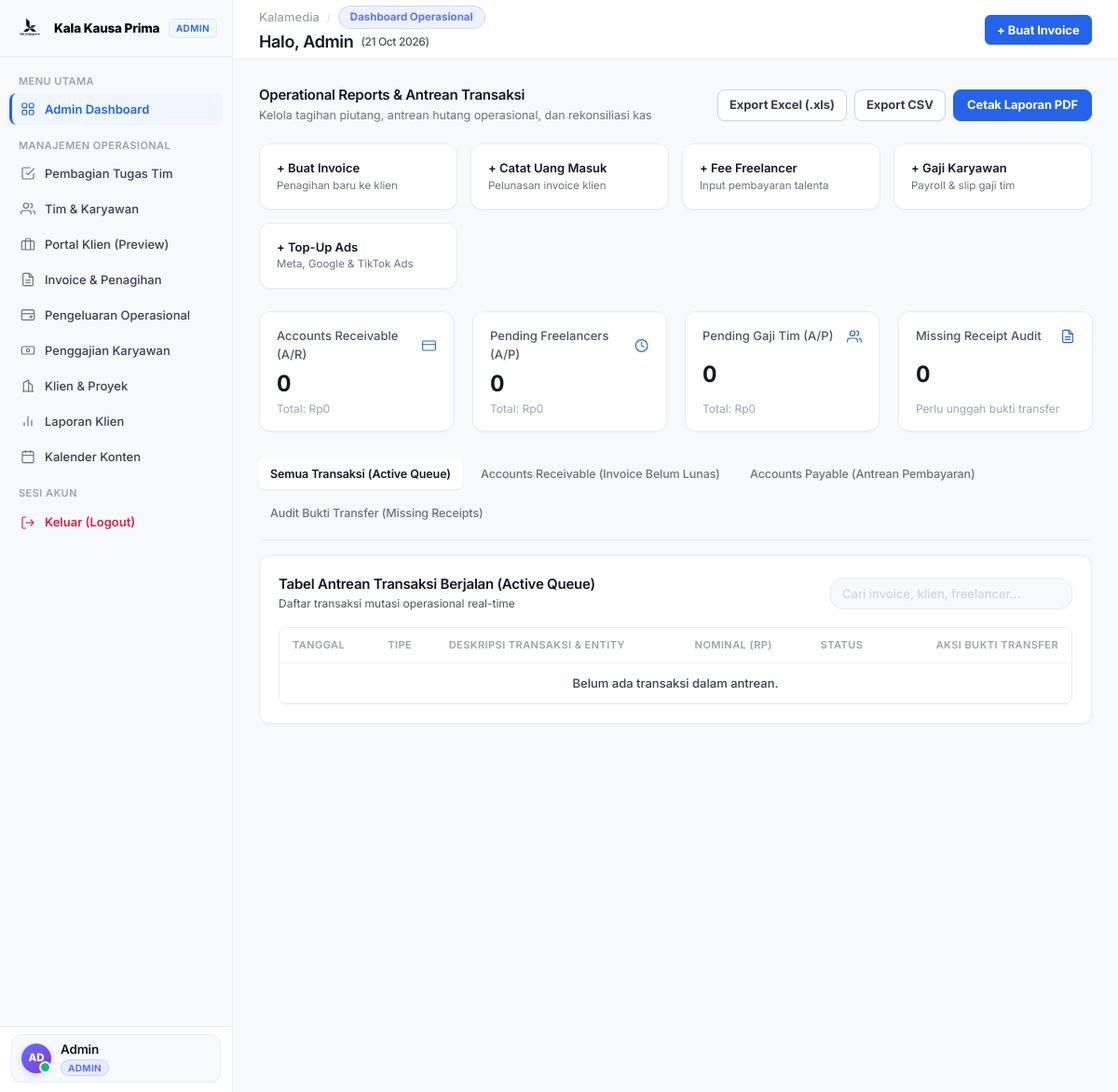
The page /admin-dashboard?_u=u_2 (signed in) on the database as committed earlier.
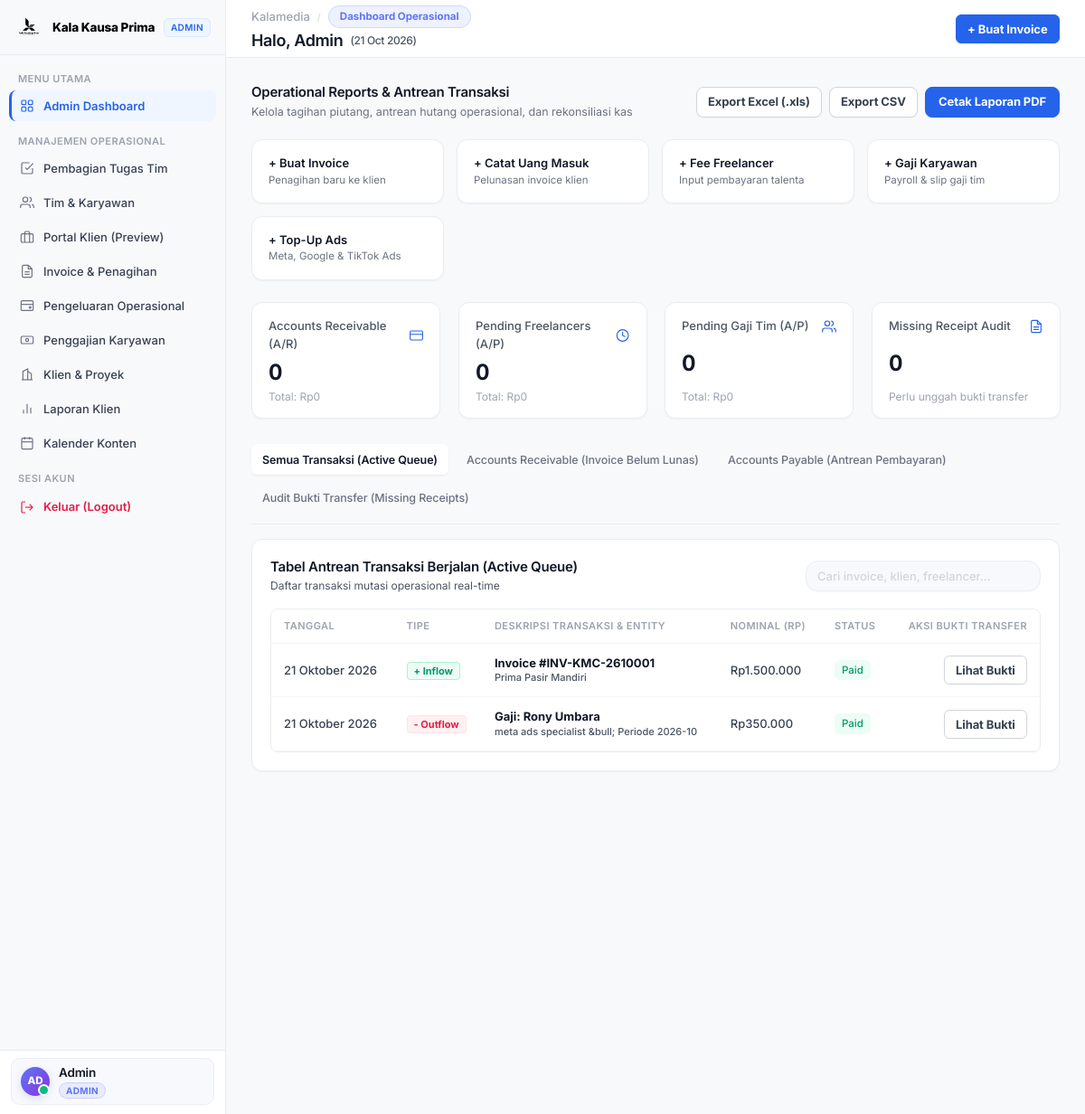
The same page on the database as committed later.
### tables this page shows
CREATE TABLE invoices (
                id INTEGER PRIMARY KEY AUTOINCREMENT,
                invoice_number VARCHAR(50) UNIQUE NOT NULL,
                client_id INTEGER NOT NULL,
                project_id INTEGER DEFAULT NULL,
                issue_date DATE NOT NULL,
                due_date DATE NOT NULL,
                subtotal DECIMAL(15,2) NOT NULL DEFAULT 0,
                discount_percent DECIMAL(5,2) DEFAULT 0,
                discount_amount DECIMAL(15,2) DEFAULT 0,
                tax_percent DECIMAL(5,2) DEFAULT 0,
                tax_amount DECIMAL(15,2) DEFAULT 0,
                total_amount DECIMAL(15,2) NOT NULL DEFAULT 0,
                status VARCHAR(20) DEFAULT 'Draft', -- 'Draft', 'Sent', 'Paid', 'Overdue'
                paid_at DATETIME DEFAULT NULL,
                payment_method VARCHAR(50) DEFAULT NULL,
                receipt_file VARCHAR(255) DEFAULT NULL,
                notes TEXT DEFAULT NULL,
                created_at DATETIME DEFAULT CURRENT_TIMESTAMP, is_deleted INTEGER DEFAULT 0,
                FOREIGN KEY (client_id) REFERENCES clients(id) ON DELETE CASCADE,
                FOREIGN KEY (project_id) REFERENCES projects(id) ON DELETE SET NULL
            );

CREATE TABLE clients (
                id INTEGER PRIMARY KEY AUTOINCREMENT,
                name VARCHAR(150) NOT NULL,
                company VARCHAR(150) NOT NULL,
                email VARCHAR(150) NOT NULL,
                phone VARCHAR(50) NOT NULL,
                address TEXT DEFAULT NULL,
                created_at DATETIME DEFAULT CURRENT_TIMESTAMP
            , logo VARCHAR(255) DEFAULT NULL, is_deleted INTEGER DEFAULT 0, company_name VARCHAR(150) DEFAULT NULL, pic_name VARCHAR(150) DEFAULT NULL, package_name VARCHAR(100) DEFAULT 'Social Media & Performance Ads', status VARCHAR(30) DEFAULT 'Active', service_type VARCHAR(200) DEFAULT 'Kelola Sosmed', contract_start_date DATE DEFAULT NULL, contract_end_date DATE DEFAULT NULL, contract_status VARCHAR(30) DEFAULT 'active');

CREATE TABLE salaries (
                id INTEGER PRIMARY KEY AUTOINCREMENT,
                employee_id INTEGER DEFAULT NULL,
                employee_name VARCHAR(150) NOT NULL,
                employee_position VARCHAR(100) DEFAULT NULL,
                bank_name VARCHAR(100) DEFAULT 'BCA',
                bank_account VARCHAR(100) DEFAULT NULL,
                month_period VARCHAR(20) NOT NULL, -- e.g. '2026-08' or 'Agustus 2026'
                base_salary DECIMAL(15,2) NOT NULL DEFAULT 0,
                allowance DECIMAL(15,2) NOT NULL DEFAULT 0, -- Tunjangan, Bonus, Lembur
                deduction DECIMAL(15,2) NOT NULL DEFAULT 0, -- Potongan, BPJS, PPh21, Kasbon
                net_salary DECIMAL(15,2) NOT NULL DEFAULT 0, -- Take-Home Pay (base + allowance - deduction)
                payment_date DATE NOT NULL,
                status VARCHAR(20) DEFAULT 'Pending', -- 'Pending', 'Paid'
                paid_at DATETIME DEFAULT NULL,
                receipt_file VARCHAR(255) DEFAULT NULL,
                notes TEXT DEFAULT NULL,
                created_at DATETIME DEFAULT CURRENT_TIMESTAMP, is_deleted INTEGER DEFAULT 0,
                FOREIGN KEY (employee_id) REFERENCES employees(id) ON DELETE SET NULL
            );

### config/app.php (called while the page is built, shortened)
<?php
function format_rupiah($number, $with_prefix = true) {
    $val = number_format(floatval($number), 0, ',', '.');
    return $with_prefix ? 'Rp' . $val : $val;
}
function format_date($date_str, $with_time = false) {
    $timestamp = strtotime($date_str);
    $months = [
        1 => 'Januari', 2 => 'Februari', 3 => 'Maret', 4 => 'April',
        5 => 'Mei', 6 => 'Juni', 7 => 'Juli', 8 => 'Agustus',
        9 => 'September', 10 => 'Oktober', 11 => 'November', 12 => 'Desember'
    ];
    $d = date('d', $timestamp);
    $m = $months[(int)date('m', $timestamp)];
    $y = date('Y', $timestamp);
    return "$d $m $y";
}

### views/admin_dashboard.php (shortened to what the rows shown need)
<?php
$db = Database::getConnection();
$transactions = [];
$invoices = $db->query("
    SELECT i.id, i.invoice_number, i.total_amount, i.status, i.issue_date, i.due_date, i.receipt_file,
           c.company as client_company, 'Inflow (Invoice)' as trans_type, 'invoice' as target_type
    FROM invoices i
    JOIN clients c ON i.client_id = c.id
    WHERE COALESCE(i.is_deleted, 0) = 0
    ORDER BY i.id DESC LIMIT 15
")->fetchAll();
foreach ($invoices as $inv) {
    $transactions[] = [
        'id' => $inv['id'],
        'target_type' => 'invoice',
        'trans_type' => 'Inflow',
        'date' => $inv['issue_date'],
        'due_date' => $inv['due_date'],
        'title' => "Invoice #" . $inv['invoice_number'],
        'subtitle' => $inv['client_company'],
        'amount' => floatval($inv['total_amount']),
        'status' => $inv['status'],
        'receipt_file' => $inv['receipt_file']
    ];
}
$sals = $db->query("
    SELECT s.id, s.employee_name, s.employee_position, s.net_salary, s.status, s.payment_date as trans_date, s.receipt_file, s.month_period, s.bank_name, s.bank_account,
           'Outflow (Gaji Karyawan)' as trans_type, 'salary' as target_type
    FROM salaries s
    WHERE COALESCE(s.is_deleted, 0) = 0
    ORDER BY s.id DESC LIMIT 15
")->fetchAll();
foreach ($sals as $sal) {
    $transactions[] = [
        'id' => $sal['id'],
        'target_type' => 'salary',
        'trans_type' => 'Outflow',
        'date' => $sal['trans_date'],
        'title' => "Gaji: " . $sal['employee_name'],
        'subtitle' => ($sal['employee_position'] ?: 'Karyawan') . " &bull; Periode " . $sal['month_period'],
        'bank_info' => ($sal['bank_name'] ? $sal['bank_name'] . " - " . $sal['bank_account'] : ""),
        'amount' => floatval($sal['net_salary']),
        'status' => $sal['status'],
        'receipt_file' => $sal['receipt_file']
    ];
}
usort($transactions, function ($a, $b) {
    return strcmp($b['date'], $a['date']);
});
?>
<!DOCTYPE html>
<html lang="id">
<head>
  <link rel="stylesheet" href="assets/css/style.css?v=saas-linear-1.0">
</head>
<body>
  <div class="app-container">
    <main class="main-wrapper">
      <?php require_once BASE_PATH . '/includes/header.php'; ?>
      <div class="content-body">
        <div style="display: flex; justify-content: space-between; align-items: center; margin-bottom: 20px; flex-wrap: wrap; gap: 12px;">
          <div>
            <h2 style="font-size: 18px; font-weight: 600; color: #111827; margin: 0; letter-spacing: -0.02em;">Operational Reports & Antrean Transaksi</h2>
          </div>
        </div>
        <div class="glass-panel">
          <div id="section-tab-all" class="table-responsive">
            <table class="table-custom" id="queue-table">
              <thead>
                <tr>
                  <th>Tanggal</th>
                  <th>Tipe</th>
                  <th>Deskripsi Transaksi & Entity</th>
                  <th>Nominal (Rp)</th>
                  <th>Status</th>
                  <th style="text-align: right;">Aksi Bukti Transfer</th>
                </tr>
              </thead>
              <tbody>
                <?php if (empty($transactions)): ?>
                  <tr><td colspan="6" style="text-align: center; color: var(--text-muted); padding: 24px;">Belum ada transaksi dalam antrean.</td></tr>
                <?php else: ?>
                  <?php foreach ($transactions as $t): ?>
                    <tr>
                      <td style="color: var(--text-secondary);"><?= format_date($t['date']) ?></td>
                      <td>
                        <span class="badge-type-<?= $t['trans_type'] === 'Inflow' ? 'in' : 'out' ?>">
                          <?= $t['trans_type'] === 'Inflow' ? '+ Inflow' : '- Outflow' ?>
                        </span>
                      </td>
                      <td>
                        <div style="font-weight: 700; color: #101828;"><?= htmlspecialchars($t['title']) ?></div>
                        <div style="font-size: 11px; color: var(--text-secondary);"><?= htmlspecialchars($t['subtitle']) ?></div>
                      </td>
                      <td style="font-weight: 700; color: <?= $t['trans_type'] === 'Inflow' ? 'var(--success-text)' : 'var(--danger-text)' ?>;">
                        <?= format_rupiah($t['amount']) ?>
                      </td>
                      <td>
                        <span class="badge-status badge-<?= strtolower($t['status']) ?>">
                          <?= $t['status'] ?>
                        </span>
                      </td>
                      <td style="text-align: right;">
                        <?php if (!empty($t['receipt_file'])): ?>
                          <button type="button" class="btn btn-secondary btn-sm" onclick="viewReceiptImage('<?= UPLOAD_URL . '/' . htmlspecialchars($t['receipt_file']) ?>', '<?= htmlspecialchars($t['title']) ?>')">
                            <span>Lihat Bukti</span>
                          </button>
                        <?php else: ?>
                          <button type="button" class="btn btn-secondary btn-sm" onclick="triggerUploadModal('<?= $t['target_type'] ?>', <?= $t['id'] ?>, 'Upload Bukti <?= htmlspecialchars($t['title']) ?>')">
                            <span>Upload Bukti</span>
                          </button>
                        <?php endif; ?>
                      </td>
                    </tr>
                  <?php endforeach; ?>
                <?php endif; ?>
              </tbody>
            </table>
          </div>
        </div>
  <?php require_once BASE_PATH . '/includes/footer.php'; ?>
</body>
</html>

Rows that differ between the two databases and show on the page:
added invoices: issue_date "21 Oktober 2026", shows "+ Inflow", title "Invoice #INV-KMC-2610001", client.company "Prima Pasir Mandiri", total_amount "Rp1.500.000", status "Paid"
added salaries: payment_date "21 Oktober 2026", shows "- Outflow", title "Gaji: Rony Umbara", subtitle "meta ads specialist &bull; Periode 2026-10", net_salary "Rp350.000", status "Paid"
Other text that changed with them:
text no longer shown: "Belum ada transaksi dalam antrean."
